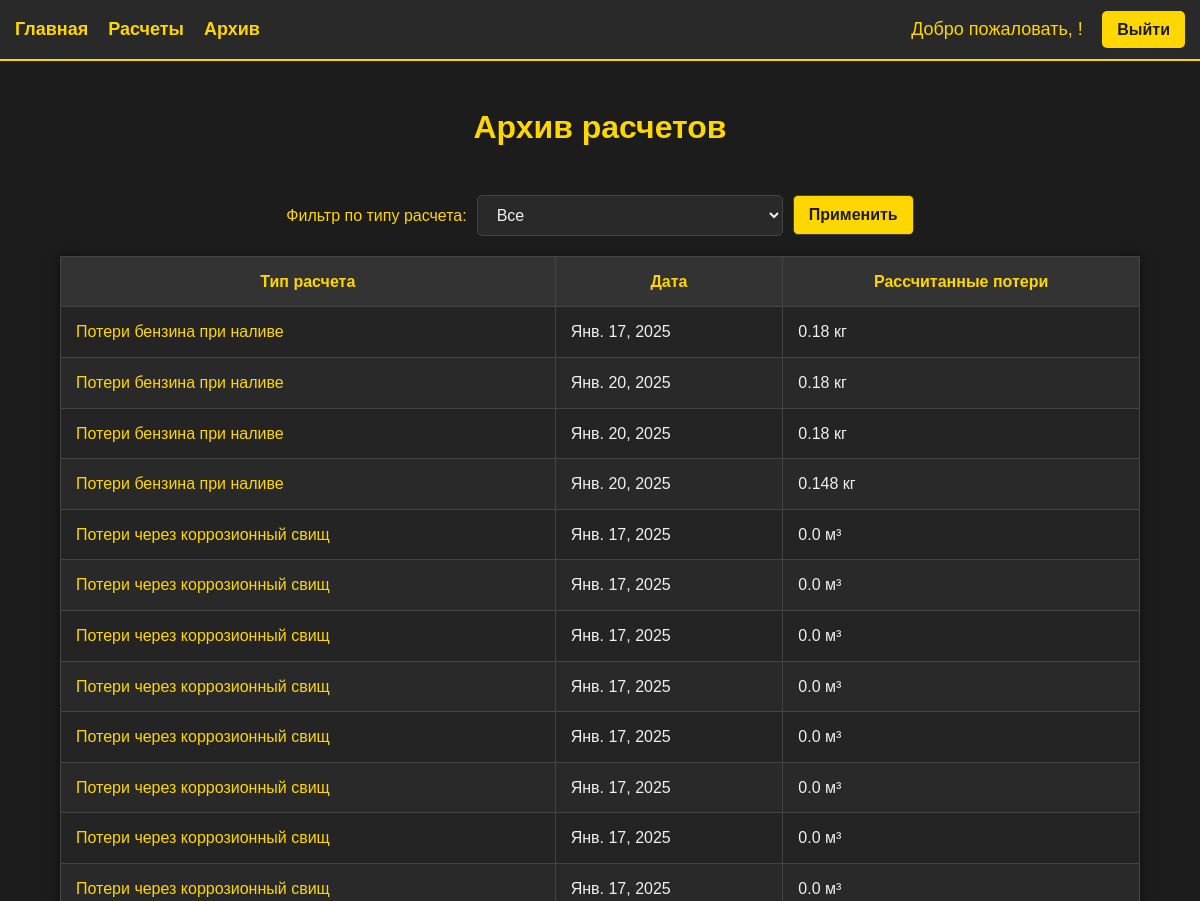
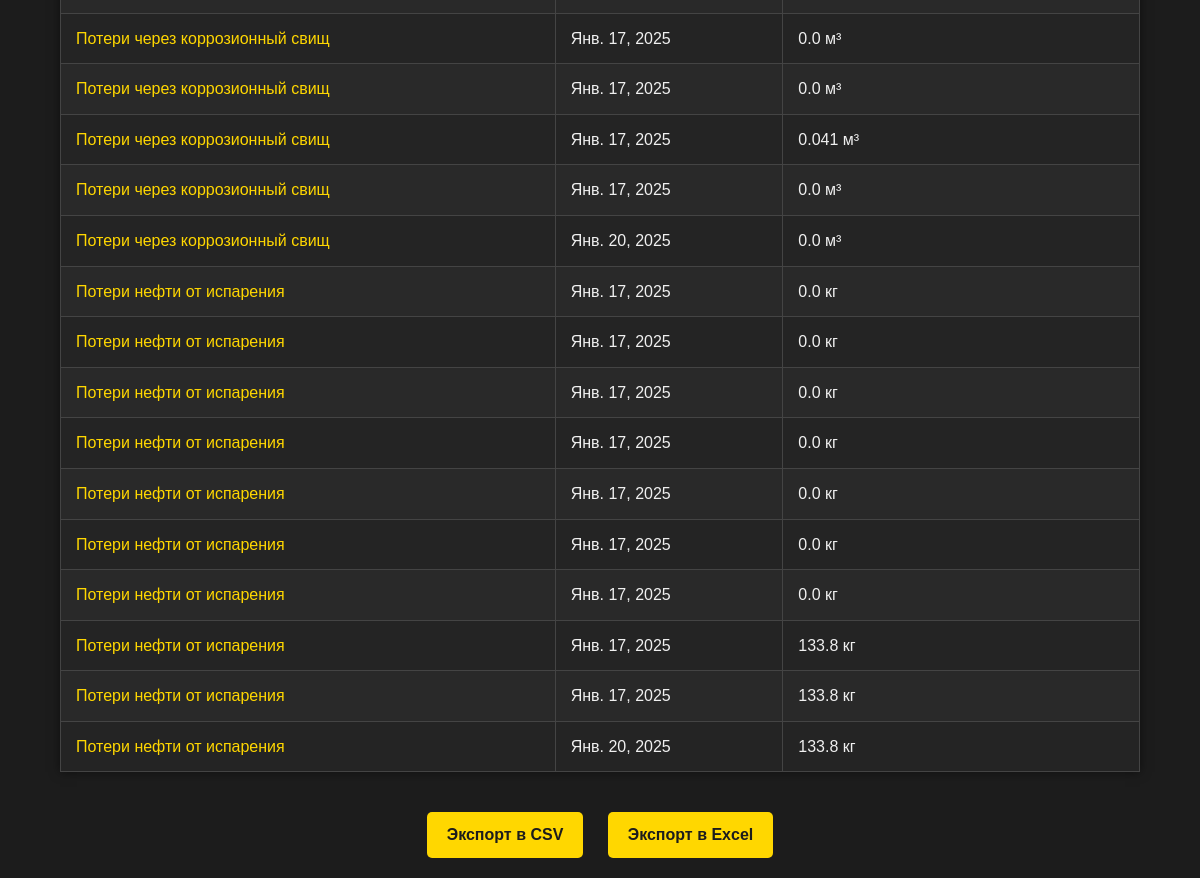
Before: /archive/ with the older database file (2 pictures, top to bottom).
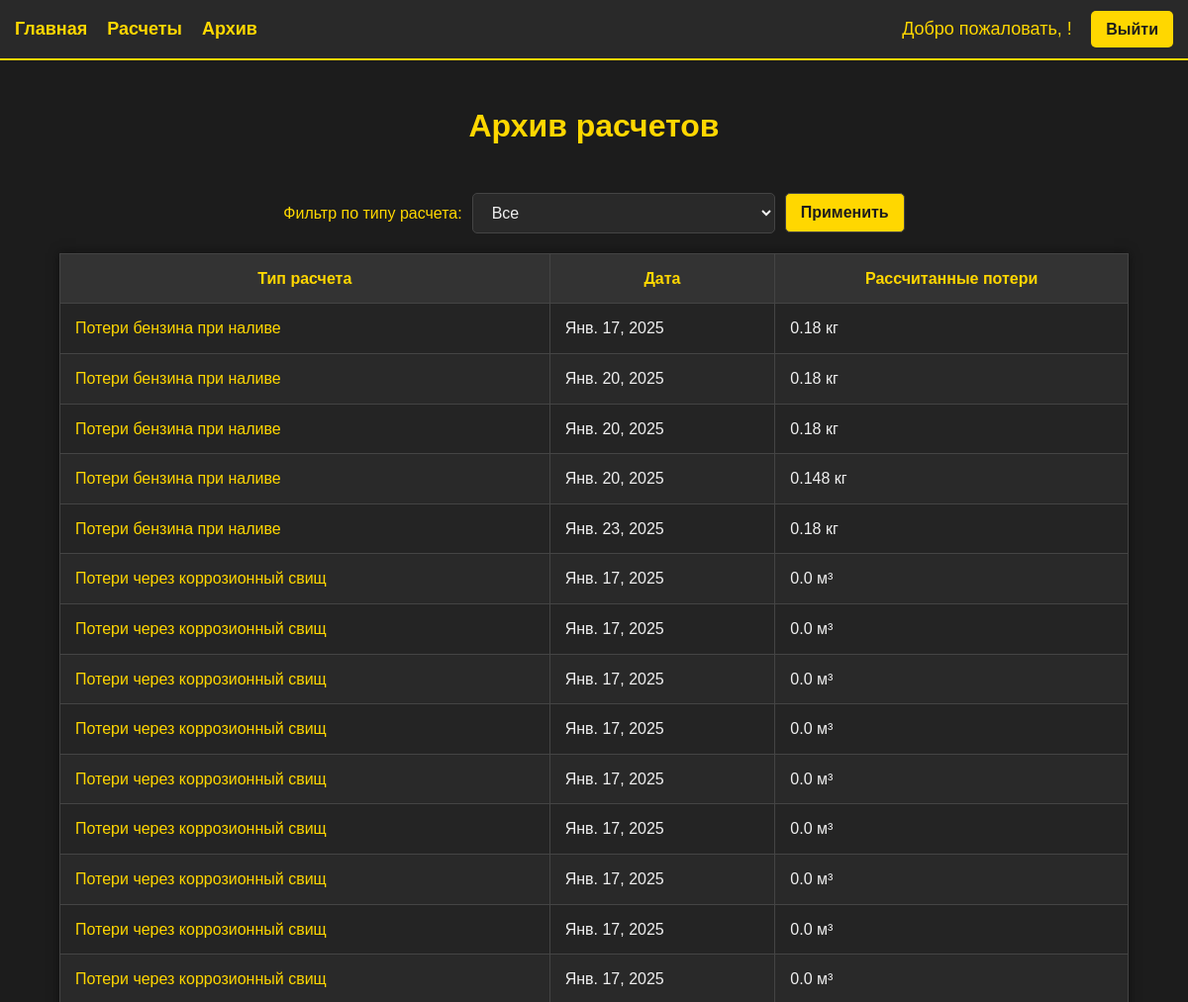
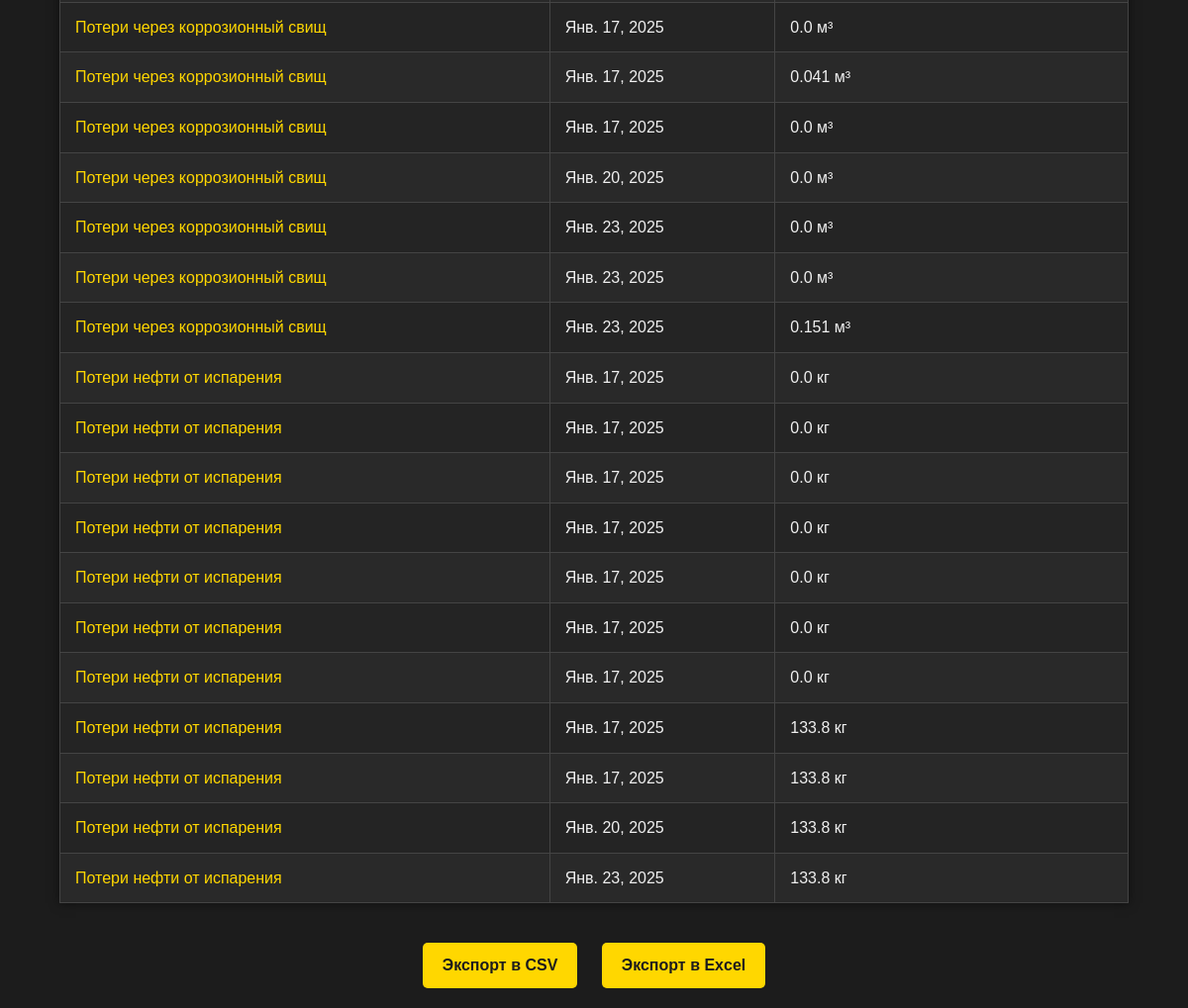
After: the same page with the newer database file (2 pictures, top to bottom).
### oil_losses/models.py (models this page shows, shortened)
class FuelLossCalculation(models.Model):
    date = models.DateField(verbose_name="Дата расчета", auto_now_add=True)
    volume = models.FloatField(verbose_name="Объём цистерны (м³)")
    fill_time = models.FloatField(verbose_name="Время налива цистерны (часы)")
    vapor_pressure = models.FloatField(verbose_name="Давление насыщенных паров бензина (Па)")
    vapor_temp = models.FloatField(verbose_name="Температура бензина при наливе (К)")
    initial_boiling_temp = models.FloatField(verbose_name="Температура начала кипения (К)")
    flow_rate = models.FloatField(verbose_name="Расход налива (м³/ч)")
    pressure = models.FloatField(verbose_name="Атмосферное давление (Па)")
    calculated_loss = models.FloatField(verbose_name="Рассчитанные потери (кг)", blank=True, null=True)
    class Meta:
        verbose_name = "Расчет потерь бензина при наливе"
        verbose_name_plural = "Расчеты потерь бензина при наливе"

class CorrosionLossCalculation(models.Model):
    date = models.DateField(verbose_name="Дата расчета", auto_now_add=True)
    diameter = models.FloatField(verbose_name="Диаметр отверстия (мм)")
    distance_from_bottom = models.FloatField(verbose_name="Расстояние от дна (м)")
    fluid_height = models.FloatField(verbose_name="Уровень жидкости (м)")
    viscosity = models.FloatField(verbose_name="Кинематическая вязкость (м²/с)")
    duration_corrosion = models.FloatField(verbose_name="Время истечения (часы)")
    calculated_loss = models.FloatField(verbose_name="Рассчитанные потери (м³)", blank=True, null=True)
    class Meta:
        verbose_name = "Расчет потерь через коррозионный свищ"
        verbose_name_plural = "Расчеты потерь через коррозионный свищ"

class OilEvaporationLossCalculation(models.Model):
    date = models.DateField(verbose_name="Дата расчета", auto_now_add=True)
    temperature = models.FloatField(verbose_name="Температура нефти (К)")
    density_standard = models.FloatField(verbose_name="Плотность нефти при стандартных условиях (кг/м³)")
    viscosity_293 = models.FloatField(verbose_name="Кинематическая вязкость нефти при 293К (м²/с)")
    viscosity_323 = models.FloatField(verbose_name="Кинематическая вязкость нефти при 323К (м²/с)")
    duration_evaporation = models.FloatField(verbose_name="Продолжительность испарения (часы)")
    evaporation_rate = models.FloatField(verbose_name="Скорость ветра (м/с)")
    area = models.FloatField(verbose_name="Площадь испарения (м²)")
    calculated_loss = models.FloatField(verbose_name="Рассчитанные потери (кг)", blank=True, null=True)
    class Meta:
        verbose_name = "Расчет потерь нефти от испарения"
        verbose_name_plural = "Расчеты потерь нефти от испарения"

### oil_losses/views.py (the view)
# urls.py: path('archive/', views.archive, name='archive'),
def archive(request):
    calculation_type = request.GET.get('calculation_type', '')
    fuel_loss_calculations = FuelLossCalculation.objects.all()
    corrosion_loss_calculations = CorrosionLossCalculation.objects.all()
    oil_evaporation_loss_calculations = OilEvaporationLossCalculation.objects.all()
    if calculation_type == 'fuel_loss':
        corrosion_loss_calculations = []
        oil_evaporation_loss_calculations = []
    elif calculation_type == 'corrosion_loss':
        fuel_loss_calculations = []
        oil_evaporation_loss_calculations = []
    elif calculation_type == 'oil_evaporation_loss':
        fuel_loss_calculations = []
        corrosion_loss_calculations = []
    context = {
        'fuel_loss_calculations': fuel_loss_calculations,
        'corrosion_loss_calculations': corrosion_loss_calculations,
        'oil_evaporation_loss_calculations': oil_evaporation_loss_calculations,
        'selected_calculation_type': calculation_type,  # Для сохранения выбранного значения в форме
    }
    return render(request, 'archive.html', context)

### oil_losses/templates/archive.html (shortened to what this page needs)
<!DOCTYPE html>
<html lang="en">
<head>
</head>
<body>
    {% include 'header.html' %}
    <h1>Архив расчетов</h1>
    <form method="get" action="{% url 'archive' %}">
        <label for="calculation_type">Фильтр по типу расчета:</label>
        <select name="calculation_type" id="calculation_type">
            <option value="">Все</option>
        </select>
        <button type="submit">Применить</button>
    </form>
    <table>
        <tr>
            <th>Тип расчета</th>
            <th>Дата</th>
            <th>Рассчитанные потери</th>
        </tr>
        {% for record in fuel_loss_calculations %}
        <tr>
            <td><a href="/fuel_loss_detail/{{ record.id }}">Потери бензина при наливе</a></td>
            <td>{{ record.date }}</td>
            <td>{{ record.calculated_loss }} кг</td>
        </tr>
        {% endfor %}
        {% for record in corrosion_loss_calculations %}
        <tr>
            <td><a href="/corrosion_loss_detail/{{ record.id }}">Потери через коррозионный свищ</a></td>
            <td>{{ record.date }}</td>
            <td>{{ record.calculated_loss }} м³</td>
        </tr>
        {% endfor %}
        {% for record in oil_evaporation_loss_calculations %}
        <tr>
            <td><a href="/oil_evaporation_loss_detail/{{ record.id }}">Потери нефти от испарения</a></td>
            <td>{{ record.date }}</td>
            <td>{{ record.calculated_loss }} кг</td>
        </tr>
        {% endfor %}
    </table>
<div style="text-align: center; margin: 20px;">
    <a href="{% url 'export_csv' %}?calculation_type={{ selected_calculation_type }}" class="export-button">Экспорт в CSV</a>
    <a href="{% url 'export_excel' %}?calculation_type={{ selected_calculation_type }}" class="export-button">Экспорт в Excel</a>
</div>
</body>
</html>

### oil_losses/templates/header.html (shortened to what this page needs)
<!DOCTYPE html>
<html lang="en">
<head>
</head>
<body>
<!DOCTYPE html>
<html lang="en">
<head>
</head>
<body>
    <div class="header">
        <div class="nav">
            <a href="{% url 'home' %}">Главная</a>
            <a href="{% url 'calculations' %}">Расчеты</a>
            <a href="{% url 'archive' %}">Архив</a>
        </div>
        <div>
            <span class="username">Добро пожаловать, {{ user.username }}!</span>
        <a href="{% url 'logout' %}" class="logout-button">Выйти</a>
        </div>
    </div>
</body>
</html>
</body>
</html>

### oil_losses/templates/archive.html (style rules this page uses)
body { font-family: Arial, sans-serif; margin: 0; padding: 0; background-color: #1c1c1c; color: #f0f0f0; line-height: 1.6; }
.header { display: flex; justify-content: flex-end; align-items: center; padding: 15px; background-color: #292929; border-bottom: 2px solid #ffd700; }
.username { margin-right: 15px; font-size: 18px; color: #ffd700; }
.logout-button { padding: 10px 15px; font-size: 16px; font-weight: bold; border: none; border-radius: 5px; background-color: #ffd700; color: #1c1c1c; cursor: pointer; text-decoration: none; transition: background-color 0.3s ease; }
h1 { text-align: center; padding: 20px; color: #ffd700; }
form { display: flex; justify-content: center; align-items: center; gap: 10px; margin-bottom: 20px; }
label { font-size: 16px; color: #ffd700; }
select, button { padding: 10px 15px; font-size: 16px; border: 1px solid #444; border-radius: 5px; background-color: #292929; color: #f0f0f0; cursor: pointer; }
button { background-color: #ffd700; color: #1c1c1c; font-weight: bold; }
table { width: 90%; margin: 0 auto 40px auto; border-collapse: collapse; background-color: #292929; box-shadow: 0 0 10px rgba(0, 0, 0, 0.5); }
th, td { padding: 12px 15px; border: 1px solid #444; }
th { background-color: #333; color: #ffd700; }
tr:nth-child(even) { background-color: #242424; }
a { color: #ffd700; text-decoration: none; }
.export-button { display: inline-block; padding: 10px 20px; margin: 0 10px; background-color: #ffd700; color: #1c1c1c; text-decoration: none; border-radius: 5px; font-weight: bold; transition: background-color 0.3s ease; }

### oil_losses/templates/header.html (style rules this page uses)
body { font-family: Arial, sans-serif; margin: 0; padding: 0; background-color: #1c1c1c; color: #f0f0f0; line-height: 1.6; }
.header { display: flex; justify-content: space-between; align-items: center; padding: 15px; background-color: #292929; border-bottom: 2px solid #ffd700; }
.nav { display: flex; gap: 20px; }
.nav a { text-decoration: none; color: #ffd700; font-size: 18px; font-weight: bold; }
.username { margin-right: 15px; font-size: 18px; color: #ffd700; }
.logout-button { padding: 10px 15px; font-size: 16px; font-weight: bold; border: none; border-radius: 5px; background-color: #ffd700; color: #1c1c1c; cursor: pointer; text-decoration: none; transition: background-color 0.3s ease; }
h1 { text-align: center; padding: 20px; color: #ffd700; }
form { display: flex; justify-content: center; align-items: center; gap: 10px; margin-bottom: 20px; }
label { font-size: 16px; color: #ffd700; }
select, button { padding: 10px 15px; font-size: 16px; border: 1px solid #444; border-radius: 5px; background-color: #292929; color: #f0f0f0; cursor: pointer; }
button { background-color: #ffd700; color: #1c1c1c; font-weight: bold; }
table { width: 90%; margin: 0 auto 40px auto; border-collapse: collapse; background-color: #292929; box-shadow: 0 0 10px rgba(0, 0, 0, 0.5); }
th, td { padding: 12px 15px; border: 1px solid #444; }
th { background-color: #333; color: #ffd700; }
tr:nth-child(even) { background-color: #242424; }

Changed rows visible on the page:
added FuelLossCalculation: date "Янв. 23, 2025", calculated_loss "0.18"
added CorrosionLossCalculation: date "Янв. 23, 2025", calculated_loss "0.0"
added CorrosionLossCalculation: date "Янв. 23, 2025", calculated_loss "0.0"
added CorrosionLossCalculation: date "Янв. 23, 2025", calculated_loss "0.151"
added OilEvaporationLossCalculation: date "Янв. 23, 2025", calculated_loss "133.8"
